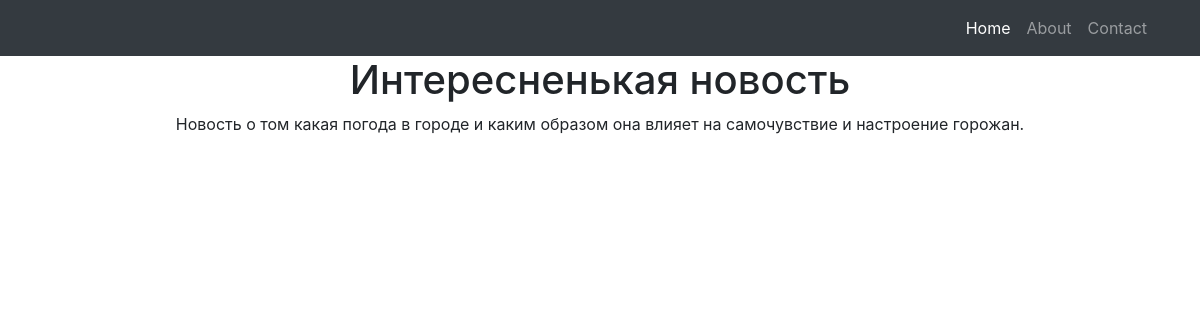
The page /1 on the database its author committed.
### news/models.py (models this page shows, shortened)
class Post(models.Model):
    author = models.ForeignKey(Author, on_delete=models.CASCADE)
    NEWS = 'NW'
    ARTICLE = 'AR'
    POST_TYPES = [
        (NEWS, 'News'),
        (ARTICLE, 'Article'),
    ]
    type = models.CharField(max_length=2, choices=POST_TYPES, default=NEWS)
    created_time = models.DateTimeField(auto_now_add=True)
    category = models.ManyToManyField(Category, through='PostCategory')
    header = models.CharField(max_length=255)
    article_text = models.TextField()
    post_raiting = models.IntegerField(default=0)
    def __str__(self):
        return self.header
    class Meta:
        verbose_name = 'Пост'
        verbose_name_plural = 'Посты'

### news/views.py (the view)
# urls.py: path('<int:pk>', PostDetail.as_view()),
class PostDetail(DetailView):
    model = Post
    template_name = 'new.html'
    context_object_name = 'post'

### news/templates/news/new.html (shortened to what this page needs)
{% extends 'flatpages/default.html' %}
{% block content %}
<h1>{{ post }}</h1>
<p>{{ post.article_text }}</p>
{% endblock content %}

### rows shown on the page
Post: header "Интересненькая новость", article_text "Новость о том какая погода в городе и каким образом она влияет на самочувствие и настроение горожан."
